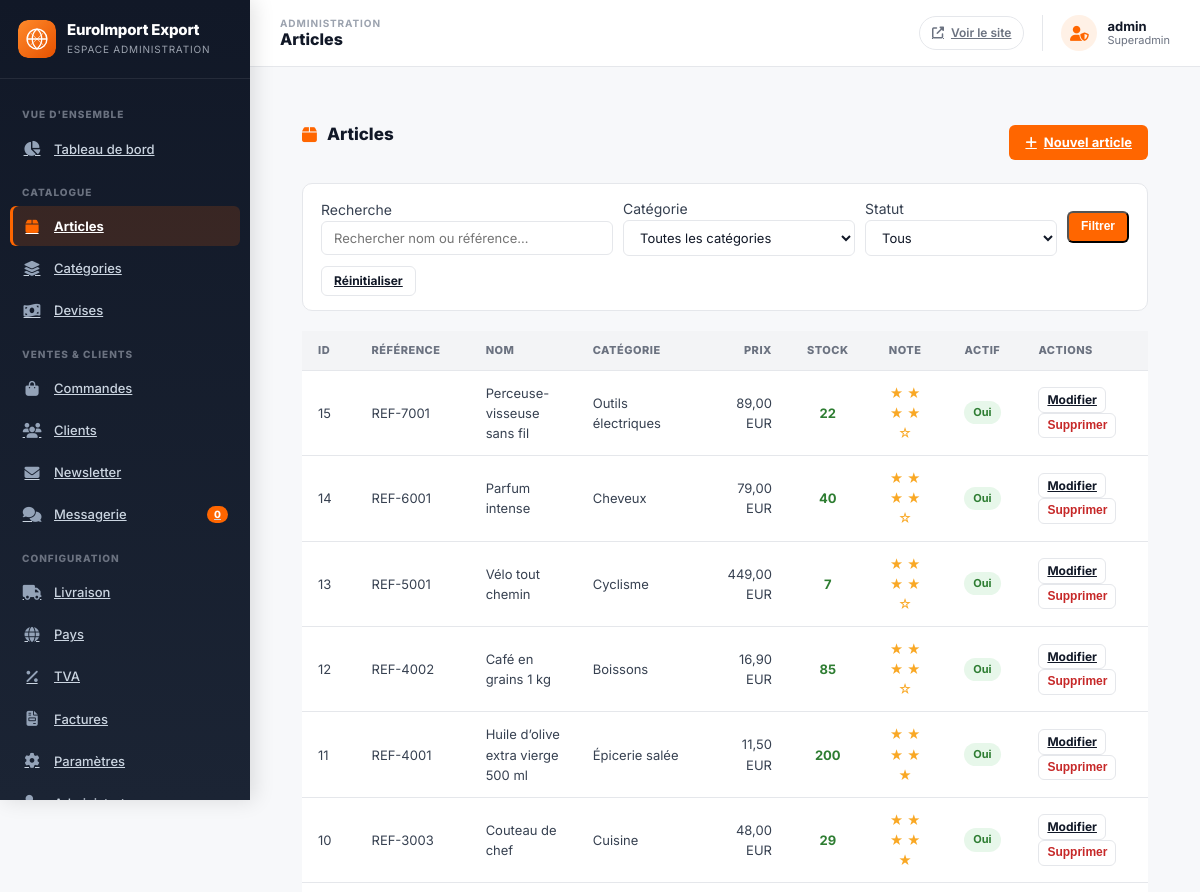
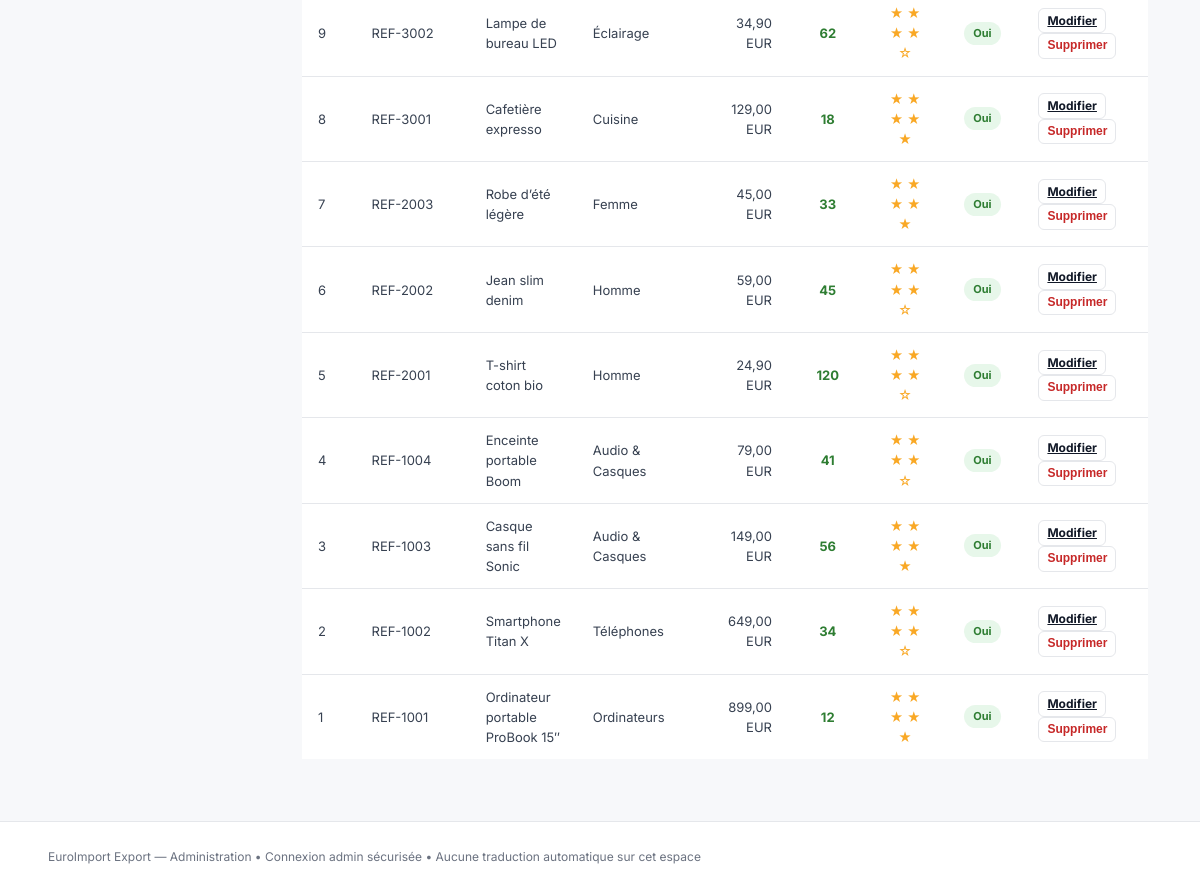
/admin/articles.php (signed in), run on the app's committed database (2 pictures, top to bottom).
### tables this page shows
CREATE TABLE `products` (
  `id` INT UNSIGNED NOT NULL AUTO_INCREMENT,
  `category_id` INT UNSIGNED DEFAULT NULL,
  `reference` VARCHAR(100) NOT NULL,
  `name` VARCHAR(255) NOT NULL,
  `short_description` TEXT DEFAULT NULL,
  `description` TEXT DEFAULT NULL,
  `price` DECIMAL(12,4) NOT NULL DEFAULT 0.0000 COMMENT 'Prix de base en devise de base (EUR)',
  `weight` DECIMAL(10,3) NOT NULL DEFAULT 0.000 COMMENT 'Poids en kg',
  `stock` INT NOT NULL DEFAULT 0,
  `min_stock` INT DEFAULT NULL,
  `rating` TINYINT UNSIGNED NOT NULL DEFAULT 0 COMMENT 'Note attribuée par l admin (1 à 5)',
  `sku` VARCHAR(100) DEFAULT NULL,
  `is_active` TINYINT(1) NOT NULL DEFAULT 1,
  `is_featured` TINYINT(1) NOT NULL DEFAULT 0,
  `is_bestseller` TINYINT(1) NOT NULL DEFAULT 0,
  `is_on_sale` TINYINT(1) NOT NULL DEFAULT 0,
  `sale_price` DECIMAL(12,4) DEFAULT NULL,
  `meta_title` VARCHAR(255) DEFAULT NULL,
  `meta_description` TEXT DEFAULT NULL,
  `created_at` DATETIME NOT NULL DEFAULT CURRENT_TIMESTAMP,
  `updated_at` DATETIME NOT NULL DEFAULT CURRENT_TIMESTAMP ON UPDATE CURRENT_TIMESTAMP,
  PRIMARY KEY (`id`),
  UNIQUE KEY `uk_products_reference` (`reference`),
  KEY `idx_products_category` (`category_id`),
  KEY `idx_products_active` (`is_active`),
  KEY `idx_products_featured` (`is_featured`),
  KEY `idx_products_bestseller` (`is_bestseller`),
  CONSTRAINT `fk_products_category` FOREIGN KEY (`category_id`) REFERENCES `categories` (`id`) ON DELETE SET NULL ON UPDATE CASCADE
);

CREATE TABLE `categories` (
  `id` INT UNSIGNED NOT NULL AUTO_INCREMENT,
  `parent_id` INT UNSIGNED DEFAULT NULL,
  `name` VARCHAR(255) NOT NULL,
  `slug` VARCHAR(255) NOT NULL,
  `description` TEXT DEFAULT NULL,
  `image` VARCHAR(255) DEFAULT NULL,
  `sort_order` INT UNSIGNED NOT NULL DEFAULT 0,
  `is_active` TINYINT(1) NOT NULL DEFAULT 1,
  `created_at` DATETIME NOT NULL DEFAULT CURRENT_TIMESTAMP,
  `updated_at` DATETIME NOT NULL DEFAULT CURRENT_TIMESTAMP ON UPDATE CURRENT_TIMESTAMP,
  PRIMARY KEY (`id`),
  UNIQUE KEY `uk_categories_slug` (`slug`),
  KEY `idx_categories_parent` (`parent_id`),
  KEY `idx_categories_active` (`is_active`),
  CONSTRAINT `fk_categories_parent` FOREIGN KEY (`parent_id`) REFERENCES `categories` (`id`) ON DELETE SET NULL ON UPDATE CASCADE
);

### includes/functions.php (called while the page is built, shortened)
<?php
if (!function_exists('e')) {
    function e($value = null): string
    {
        return htmlspecialchars((string)$value, ENT_QUOTES | ENT_HTML5, 'UTF-8');
    }
}
if (!function_exists('csrfToken')) {
    function csrfToken(): string
    {
        return $_SESSION['csrf_token'];
    }
}
if (!function_exists('url')) {
    function url(string $path = ''): string
    {
        $path = ltrim($path, '/');
        return APP_URL === '' ? '/' . $path : rtrim(APP_URL, '/') . '/' . $path;
    }
}
if (!function_exists('loadSettings')) {
    function loadSettings(PDO $database): array
    {
        $stmt = $database->query("SELECT `key`, `value` FROM settings");
        $out = [];
        while ($row = $stmt->fetch()) {
            $out[$row['key']] = $row['value'];
        }
        return $out;
    }
}

### admin/includes/auth.php (called while the page is built, shortened)
<?php
require_once __DIR__ . '/../../includes/functions.php';
function adminRequire(): void
{
    $db = db();
    $stmt = $db->prepare("SELECT id, username, role, is_active FROM admins WHERE id = ? AND is_active = 1 LIMIT 1");
    $stmt->execute([(int)$_SESSION['admin_id']]);
}
function adminGet(): ?array
{
    return [
        'id' => (int)$_SESSION['admin_id'],
        'username' => $_SESSION['admin_username'] ?? '',
        'role' => $_SESSION['admin_role'] ?? 'admin',
    ];
}

### admin/includes/page_bootstrap.php (called while the page is built, shortened)
<?php
require_once __DIR__ . '/auth.php';
adminRequire();

### admin/articles.php (the view, shortened to what this page needs)
<?php
require_once __DIR__ . '/includes/page_bootstrap.php';
$db = db();
$search = trim($_GET['search'] ?? '');
$where = ['1=1'];
$params = [];
$whereSql = implode(' AND ', $where);
$page = max(1, (int)($_GET['page'] ?? 1));
$perPage = 20;
$offset = ($page - 1) * $perPage;
$stmt = $db->prepare(
    "SELECT p.*, c.name AS category_name
     FROM products p
     LEFT JOIN categories c ON p.category_id = c.id
     WHERE $whereSql
     ORDER BY p.created_at DESC
     LIMIT ? OFFSET ?"
);
$stmt->bindValue(count($params) + 1, $perPage, PDO::PARAM_INT);
$stmt->bindValue(count($params) + 2, $offset, PDO::PARAM_INT);
$stmt->execute();
$articles = $stmt->fetchAll();
require_once __DIR__ . '/includes/header.php';
?>
<div class="admin-content" style="padding:26px 22px;">
    <div style="display:flex; justify-content:space-between; align-items:center; margin-bottom:20px;">
        <div class="section-title"><i class="fas fa-box"></i> Articles</div>
        <a href="article-edit.php" class="btn btn--primary"><i class="fas fa-plus"></i> Nouvel article</a>
    </div>
    <form method="GET" style="display:flex; gap:10px; align-items:center; margin-bottom:20px; background:#fff; padding:14px 18px; border:1px solid var(--color-border); border-radius:var(--radius); flex-wrap:wrap;">
        <div style="flex:1 1 260px; min-width:200px;">
            <label class="visually-hidden">Recherche</label>
            <input type="search" name="search" placeholder="Rechercher nom ou référence…" value="<?= e($search) ?>" style="width:100%; padding:8px 12px; border:1px solid var(--color-border); border-radius:var(--radius-sm);">
        </div>
        <div style="flex:1 1 200px; min-width:160px;">
            <label class="visually-hidden">Catégorie</label>
            <select name="category" style="width:100%; padding:8px 12px; border:1px solid var(--color-border); border-radius:var(--radius-sm); background:#fff;">
                <option value="">Toutes les catégories</option>
            </select>
        </div>
        <div style="flex:1 1 160px; min-width:140px;">
            <label class="visually-hidden">Statut</label>
            <select name="status" style="width:100%; padding:8px 12px; border:1px solid var(--color-border); border-radius:var(--radius-sm); background:#fff;">
                <option value="">Tous</option>
            </select>
        </div>
        <button type="submit" class="btn btn--primary btn--sm">Filtrer</button>
        <a href="articles.php" class="btn btn--outline btn--sm">Réinitialiser</a>
    </form>
    <?php if ($articles): ?>
        <table class="admin-table">
            <thead>
                <tr>
                    <th style="width:50px;">ID</th>
                    <th style="width:130px;">Référence</th>
                    <th>Nom</th>
                    <th style="width:150px;">Catégorie</th>
                    <th style="width:110px; text-align:right;">Prix</th>
                    <th style="width:70px; text-align:center;">Stock</th>
                    <th style="width:80px; text-align:center;">Note</th>
                    <th style="width:90px; text-align:center;">Actif</th>
                    <th style="width:150px;">Actions</th>
                </tr>
            </thead>
            <tbody>
                <?php foreach ($articles as $a): ?>
                    <tr>
                        <td><?= (int)$a['id'] ?></td>
                        <td><span class="notranslate" translate="no"><?= e($a['reference']) ?></span></td>
                            <td><?= e($a['name']) ?></td>
                        <td><?= e($a['category_name'] ?? '—') ?></td>
                        <td style="text-align:right;"><span class="notranslate" translate="no"><?= number_format((float)$a['price'], 2, ',', ' ') ?> EUR</span></td>
                        <td style="text-align:center;">
                            <span style="font-weight:700; color:<?= (int)$a['stock'] <= 0 ? 'var(--color-error)' : 'var(--color-success)' ?>;">
                                <?= (int)$a['stock'] ?>
                            </span>
                        </td>
                        <td style="text-align:center;">
                            <?php for ($i = 1; $i <= 5; $i++): ?>
                                <span style="color:#f9a825;"><?= $i <= (int)$a['rating'] ? '★' : '☆' ?></span>
                            <?php endfor; ?>
                        </td>
                        <td style="text-align:center;">
                            <span class="badge <?= (int)$a['is_active'] === 1 ? 'badge--active' : 'badge--inactive' ?>">
                                <?= (int)$a['is_active'] === 1 ? 'Oui' : 'Non' ?>
                            </span>
                        </td>
                        <td>
                            <a href="article-edit.php?id=<?= (int)$a['id'] ?>" class="btn btn--outline btn--sm" style="padding:4px 8px; font-size:12px;">Modifier</a>
                            <button class="btn btn--outline btn--sm" style="padding:4px 8px; font-size:12px; color:var(--color-error);" onclick="if(confirm('Supprimer cet article ?')){ location.href='../api/admin/articles.php?action=delete&id=<?= (int)$a['id'] ?>&csrf_token=<?= e(csrfToken()) ?>' }">Supprimer</button>
                        </td>
                    </tr>
                <?php endforeach; ?>
            </tbody>
        </table>
    <?php else: ?>
        <div class="empty-state"><i class="fas fa-box"></i><p>Aucun article trouvé.</p></div>
    <?php endif; ?>
</div>
<?php
require_once INCLUDES_DIR . '/footer.php';
?>

### admin/includes/header.php (shortened to what this page needs)
<?php
require_once __DIR__ . '/auth.php';
$db = db();
$settings = loadSettings($db);
$admin = adminGet();
$siteName = !empty($settings['site_name']) ? $settings['site_name'] : 'EuroImport Export';
$adminPageKey = basename($_SERVER['PHP_SELF'], '.php');
$adminPageLabels = [
    'dashboard' => 'Tableau de bord', 'articles' => 'Articles', 'article-edit' => 'Édition article',
    'categories' => 'Catégories', 'currencies' => 'Devises', 'commandes' => 'Commandes',
    'commande-detail' => 'Détail commande', 'clients' => 'Clients', 'client-detail' => 'Détail client',
    'newsletter' => 'Newsletter', 'messagerie' => 'Messagerie', 'livraison' => 'Livraison',
    'pays' => 'Pays', 'tva' => 'TVA', 'factures' => 'Factures', 'settings' => 'Paramètres',
    'admins' => 'Administrateurs', 'profil' => 'Mon profil',
];
$adminPageLabel = $adminPageLabels[$adminPageKey] ?? ucfirst(str_replace('-', ' ', $adminPageKey));
?>
<!DOCTYPE html>
<html lang="fr" dir="ltr">
<head>
<link rel="stylesheet" href="https://cdnjs.cloudflare.com/ajax/libs/font-awesome/6.5.0/css/all.min.css">
<link rel="stylesheet" href="<?= ASSETS_URL ?>/css/admin.css?v=1.3.1">
</head>
<body class="admin">
<div class="admin-wrapper">
<aside class="admin-sidebar">
    <div class="admin-brand">
        <img src="<?= ASSETS_URL ?>/images/logo.svg" alt="" class="admin-brand__icon">
        <div>
            <div class="admin-brand__logo"><?= e($siteName) ?></div>
            <div class="admin-brand__sous">Espace administration</div>
        </div>
    </div>
    <nav class="admin-nav">
        <p class="admin-nav__label">Vue d'ensemble</p>
        <a href="dashboard.php" class="admin-nav__link<?= basename($_SERVER['PHP_SELF']) === 'dashboard.php' ? ' active' : '' ?>">
            <i class="fas fa-chart-pie"></i> Tableau de bord
        </a>
        <p class="admin-nav__label">Catalogue</p>
        <a href="articles.php" class="admin-nav__link<?= basename($_SERVER['PHP_SELF']) === 'articles.php' ? ' active' : '' ?>">
            <i class="fas fa-box"></i> Articles
        </a>
        <a href="categories.php" class="admin-nav__link<?= basename($_SERVER['PHP_SELF']) === 'categories.php' ? ' active' : '' ?>">
            <i class="fas fa-layer-group"></i> Catégories
        </a>
        <a href="currencies.php" class="admin-nav__link<?= basename($_SERVER['PHP_SELF']) === 'currencies.php' ? ' active' : '' ?>">
            <i class="fas fa-money-bill-wave"></i> Devises
        </a>
        <p class="admin-nav__label">Ventes & clients</p>
        <a href="commandes.php" class="admin-nav__link<?= in_array(basename($_SERVER['PHP_SELF']), ['commandes.php','commande-detail.php']) ? ' active' : '' ?>">
            <i class="fas fa-shopping-bag"></i> Commandes
        </a>
        <a href="clients.php" class="admin-nav__link<?= basename($_SERVER['PHP_SELF']) === 'clients.php' ? ' active' : '' ?>">
            <i class="fas fa-users"></i> Clients
        </a>
        <a href="newsletter.php" class="admin-nav__link<?= basename($_SERVER['PHP_SELF']) === 'newsletter.php' ? ' active' : '' ?>">
            <i class="fas fa-envelope"></i> Newsletter
        </a>
        <a href="messagerie.php" class="admin-nav__link<?= basename($_SERVER['PHP_SELF']) === 'messagerie.php' ? ' active' : '' ?>">
            <i class="fas fa-comments"></i> Messagerie
            <span class="admin-nav__badge" id="admin-nav-badge"><?= (int)($_SESSION['admin_unread_count'] ?? 0) ?></span>
        </a>
        <p class="admin-nav__label">Configuration</p>
        <a href="livraison.php" class="admin-nav__link<?= basename($_SERVER['PHP_SELF']) === 'livraison.php' ? ' active' : '' ?>">
            <i class="fas fa-truck"></i> Livraison
        </a>
        <a href="pays.php" class="admin-nav__link<?= basename($_SERVER['PHP_SELF']) === 'pays.php' ? ' active' : '' ?>">
            <i class="fas fa-globe"></i> Pays
        </a>
        <a href="tva.php" class="admin-nav__link<?= basename($_SERVER['PHP_SELF']) === 'tva.php' ? ' active' : '' ?>">
            <i class="fas fa-percentage"></i> TVA
        </a>
        <a href="factures.php" class="admin-nav__link<?= basename($_SERVER['PHP_SELF']) === 'factures.php' ? ' active' : '' ?>">
            <i class="fas fa-file-invoice"></i> Factures
        </a>
        <a href="settings.php" class="admin-nav__link<?= basename($_SERVER['PHP_SELF']) === 'settings.php' ? ' active' : '' ?>">
            <i class="fas fa-cog"></i> Paramètres
        </a>
        <?php if ($admin['role'] === 'superadmin'): ?>
            <a href="admins.php" class="admin-nav__link<?= basename($_SERVER['PHP_SELF']) === 'admins.php' ? ' active' : '' ?>">
                <i class="fas fa-user-shield"></i> Administrateurs
            </a>
        <?php endif; ?>
    </nav>
</aside>
<main class="admin-main">
    <header class="admin-bar">
        <div class="admin-bar__location">
            <span class="admin-bar__eyebrow">Administration</span>
            <span class="admin-bar__page"><?= e($adminPageLabel) ?></span>
        </div>
        <div class="admin-bar__actions">
            <a href="<?= e(url('')) ?>" class="admin-bar__site" target="_blank" rel="noopener"><i class="fas fa-external-link-alt"></i> Voir le site</a>
            <div class="admin-bar__user">
                <span class="admin-bar__avatar"><i class="fas fa-user-shield"></i></span>
                <span class="admin-bar__user-text">
                    <span class="admin-bar__user-name"><?= e($admin['username']) ?></span>
                    <span class="admin-bar__user-role"><?= e($admin['role']) ?></span>
                </span>
            </div>
        </div>
    </header>
    <div class="admin-content">

### data on the page
products: id "15", reference "REF-7001", name "Perceuse-visseuse sans fil", category.name "Outils électriques", price "89,00", stock "22", rating 4 (drawn), is_active "Oui"
products: id "14", reference "REF-6001", name "Parfum intense", category.name "Cheveux", price "79,00", stock "40", rating 4 (drawn), is_active "Oui"
products: id "13", reference "REF-5001", name "Vélo tout chemin", category.name "Cyclisme", price "449,00", stock "7", rating 4 (drawn), is_active "Oui"
products: id "12", reference "REF-4002", name "Café en grains 1 kg", category.name "Boissons", price "16,90", stock "85", rating 4 (drawn), is_active "Oui"
products: id "11", reference "REF-4001", name "Huile d’olive extra vierge 500 ml", category.name "Épicerie salée", price "11,50", stock "200", rating 5 (drawn), is_active "Oui"
products: id "10", reference "REF-3003", name "Couteau de chef", category.name "Cuisine", price "48,00", stock "29", rating 5 (drawn), is_active "Oui"
products: id "9", reference "REF-3002", name "Lampe de bureau LED", category.name "Éclairage", price "34,90", stock "62", rating 4 (drawn), is_active "Oui"
products: id "8", reference "REF-3001", name "Cafetière expresso", category.name "Cuisine", price "129,00", stock "18", rating 5 (drawn), is_active "Oui"
products: id "7", reference "REF-2003", name "Robe d’été légère", category.name "Femme", price "45,00", stock "33", rating 5 (drawn), is_active "Oui"
products: id "6", reference "REF-2002", name "Jean slim denim", category.name "Homme", price "59,00", stock "45", rating 4 (drawn), is_active "Oui"
products: id "5", reference "REF-2001", name "T-shirt coton bio", category.name "Homme", price "24,90", stock "120", rating 4 (drawn), is_active "Oui"
products: id "4", reference "REF-1004", name "Enceinte portable Boom", category.name "Audio & Casques", price "79,00", stock "41", rating 4 (drawn), is_active "Oui"
products: id "3", reference "REF-1003", name "Casque sans fil Sonic", category.name "Audio & Casques", price "149,00", stock "56", rating 5 (drawn), is_active "Oui"
products: id "2", reference "REF-1002", name "Smartphone Titan X", category.name "Téléphones", price "649,00", stock "34", rating 4 (drawn), is_active "Oui"
products: id "1", reference "REF-1001", name "Ordinateur portable ProBook 15″", category.name "Ordinateurs", price "899,00", stock "12", rating 5 (drawn), is_active "Oui"

### other printed values
$siteName "EuroImport Export"
$_SESSION['admin_unread_count'] "0"
$adminPageLabel "Articles"
$admin['username'] "admin"
$admin['role'] "Superadmin"
